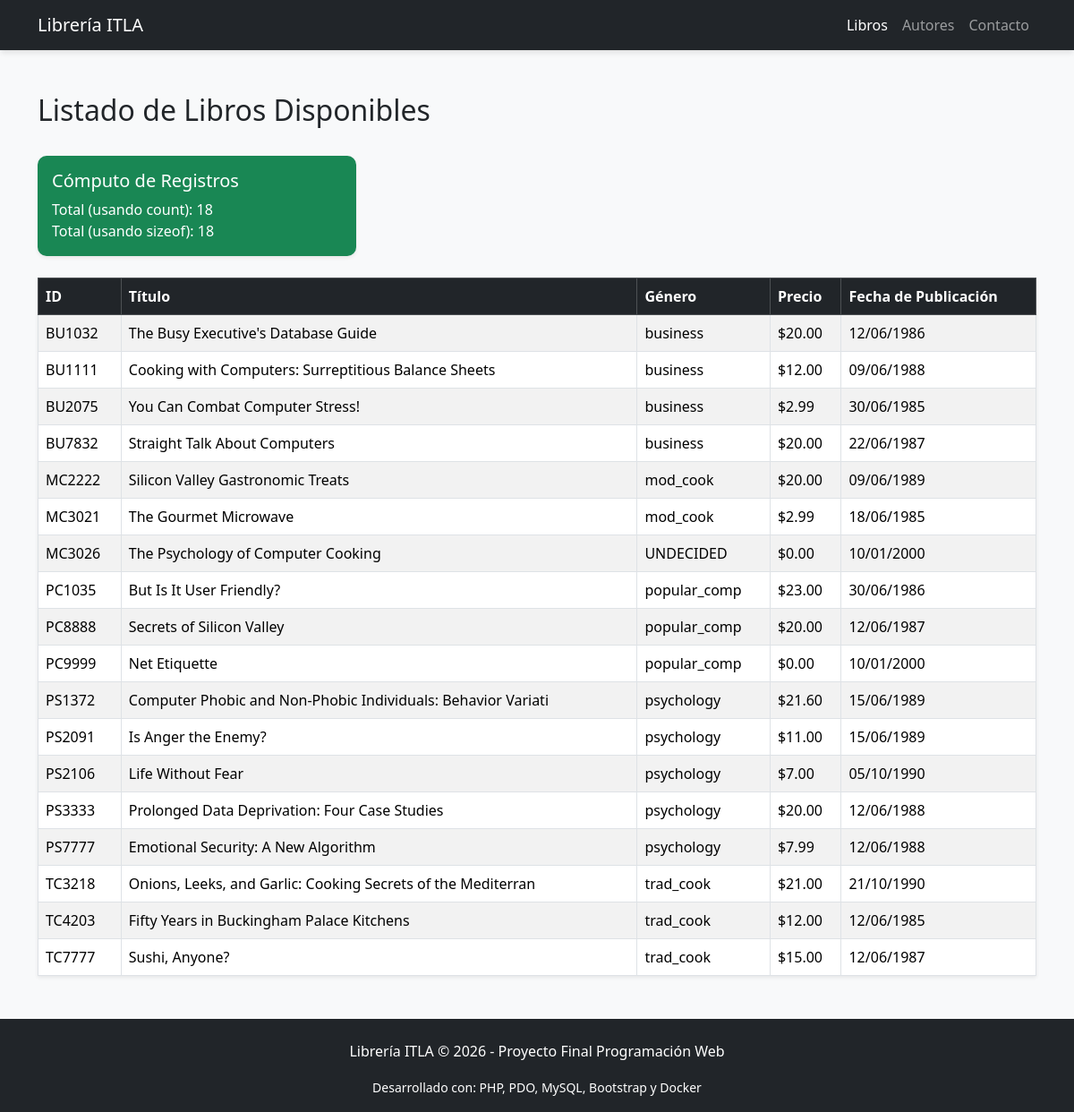
The page / on the database its author committed.
### tables this page shows
CREATE TABLE `titulos` (
  `id_titulo` varchar(6) NOT NULL,
  `titulo` varchar(60) NOT NULL,
  `tipo` varchar(15) NOT NULL,
  `id_pub` varchar(4) NOT NULL,
  `precio` double default NULL,
  `avance` double default NULL,
  `total_ventas` int(11) default NULL,
  `notas` varchar(255) NOT NULL,
  `fecha_pub` datetime NOT NULL,
  `contrato` varchar(1) NOT NULL,
  PRIMARY KEY  (`id_titulo`)
);

### src/index.php (the view, shortened to what this page needs)
<?php
require_once 'conexion.php';
try {
    $stmt = $pdo->query("SELECT id_titulo, titulo, tipo, precio, fecha_pub FROM titulos");
    $libros = $stmt->fetchAll(PDO::FETCH_ASSOC);
    $total_libros = count($libros);
    $total_libros_sizeof = sizeof($libros);
} catch (PDOException $e) {
    die("Error en la consulta: " . $e->getMessage());
}
?>
<!DOCTYPE html>
<html lang="es">
<head>
    <link href="https://cdn.jsdelivr.net/npm/bootstrap@5.3.2/dist/css/bootstrap.min.css" rel="stylesheet">
    <link href="assets/css/style.css" rel="stylesheet">
</head>
<body>
    <nav class="navbar navbar-expand-lg navbar-dark bg-dark">
        <div class="container">
            <a class="navbar-brand" href="index.php">Librería ITLA</a>
            <div class="collapse navbar-collapse" id="navbarNav">
                <ul class="navbar-nav ms-auto">
                    <li class="nav-item"><a class="nav-link active" href="index.php">Libros</a></li>
                    <li class="nav-item"><a class="nav-link" href="autores.php">Autores</a></li>
                    <li class="nav-item"><a class="nav-link" href="contacto.php">Contacto</a></li>
                </ul>
            </div>
        </div>
    </nav>
    <div class="container mt-5">
        <div class="d-flex justify-content-between align-items-center mb-4">
            <h2>Listado de Libros Disponibles</h2>
        </div>
        <div class="row mb-4">
            <div class="col-md-4">
                <div class="card bg-success text-white shadow-sm">
                    <div class="card-body">
                        <h5 class="card-title">Cómputo de Registros</h5>
                        <p class="card-text mb-0">
                            Total (usando count): <?php echo $total_libros; ?><br>
                            Total (usando sizeof): <?php echo $total_libros_sizeof; ?>
                        </p>
                    </div>
                </div>
            </div>
        </div>
        <div class="table-responsive shadow-sm">
            <table class="table table-striped table-hover table-bordered mb-0">
                <thead class="table-dark">
                    <tr>
                        <th>ID</th>
                        <th>Título</th>
                        <th>Género</th>
                        <th>Precio</th>
                        <th>Fecha de Publicación</th>
                    </tr>
                </thead>
                <tbody>
                    <?php foreach ($libros as $libro): ?>
                        <tr>
                            <td><?php echo htmlspecialchars($libro['id_titulo']); ?></td>
                            <td><?php echo htmlspecialchars($libro['titulo']); ?></td>
                            <td><?php echo htmlspecialchars($libro['tipo']); ?></td>
                            <td>$<?php echo number_format((float)$libro['precio'], 2); ?></td>
                            <td><?php echo htmlspecialchars(date('d/m/Y', strtotime($libro['fecha_pub']))); ?></td>
                        </tr>
                    <?php endforeach; ?>
                </tbody>
            </table>
        </div>
    </div>
<?php include 'footer.php'; ?>

### src/footer.php (shortened to what this page needs)
<footer class="bg-dark text-white pt-4 pb-2 mt-5">
        <div class="container text-center">
            <p>Librería ITLA &copy; <?php echo date('Y'); ?> - Proyecto Final Programación Web</p>
            <div class="mb-2">
                <small>Desarrollado con: PHP, PDO, MySQL, Bootstrap y Docker</small>
            </div>
        </div>
    </footer>
</body>
</html>

### src/assets/css/style.css (style rules this page uses)
body { background-color: #f8f9fa; font-family: 'Segoe UI', Tahoma, Geneva, Verdana, sans-serif; }
.navbar { box-shadow: 0 4px 6px -1px rgba(0, 0, 0, 0.1); }
.card { border-radius: 10px; border: none; }

### rows shown on the page
titulos: id_titulo "BU1032", titulo "The Busy Executive's Database Guide", tipo "business", precio "20.00", fecha_pub "12/06/1986"
titulos: id_titulo "BU1111", titulo "Cooking with Computers: Surreptitious Balance Sheets", tipo "business", precio "12.00", fecha_pub "09/06/1988"
titulos: id_titulo "BU2075", titulo "You Can Combat Computer Stress!", tipo "business", precio "2.99", fecha_pub "30/06/1985"
titulos: id_titulo "BU7832", titulo "Straight Talk About Computers", tipo "business", precio "20.00", fecha_pub "22/06/1987"
titulos: id_titulo "MC2222", titulo "Silicon Valley Gastronomic Treats", tipo "mod_cook", precio "20.00", fecha_pub "09/06/1989"
titulos: id_titulo "MC3021", titulo "The Gourmet Microwave", tipo "mod_cook", precio "2.99", fecha_pub "18/06/1985"
titulos: id_titulo "MC3026", titulo "The Psychology of Computer Cooking", tipo "UNDECIDED", precio "0.00", fecha_pub "10/01/2000"
titulos: id_titulo "PC1035", titulo "But Is It User Friendly?", tipo "popular_comp", precio "23.00", fecha_pub "30/06/1986"
titulos: id_titulo "PC8888", titulo "Secrets of Silicon Valley", tipo "popular_comp", precio "20.00", fecha_pub "12/06/1987"
titulos: id_titulo "PC9999", titulo "Net Etiquette", tipo "popular_comp", precio "0.00", fecha_pub "10/01/2000"
titulos: id_titulo "PS1372", titulo "Computer Phobic and Non-Phobic Individuals: Behavior Variati", tipo "psychology", precio "21.60", fecha_pub "15/06/1989"
titulos: id_titulo "PS2091", titulo "Is Anger the Enemy?", tipo "psychology", precio "11.00", fecha_pub "15/06/1989"
titulos: id_titulo "PS2106", titulo "Life Without Fear", tipo "psychology", precio "7.00", fecha_pub "05/10/1990"
titulos: id_titulo "PS3333", titulo "Prolonged Data Deprivation: Four Case Studies", tipo "psychology", precio "20.00", fecha_pub "12/06/1988"
titulos: id_titulo "PS7777", titulo "Emotional Security: A New Algorithm", tipo "psychology", precio "7.99", fecha_pub "12/06/1988"
titulos: id_titulo "TC3218", titulo "Onions, Leeks, and Garlic: Cooking Secrets of the Mediterran", tipo "trad_cook", precio "21.00", fecha_pub "21/10/1990"
titulos: id_titulo "TC4203", titulo "Fifty Years in Buckingham Palace Kitchens", tipo "trad_cook", precio "12.00", fecha_pub "12/06/1985"
titulos: id_titulo "TC7777", titulo "Sushi, Anyone?", tipo "trad_cook", precio "15.00", fecha_pub "12/06/1987"

### other values the page prints
$total_libros "18"
$total_libros_sizeof "18"
